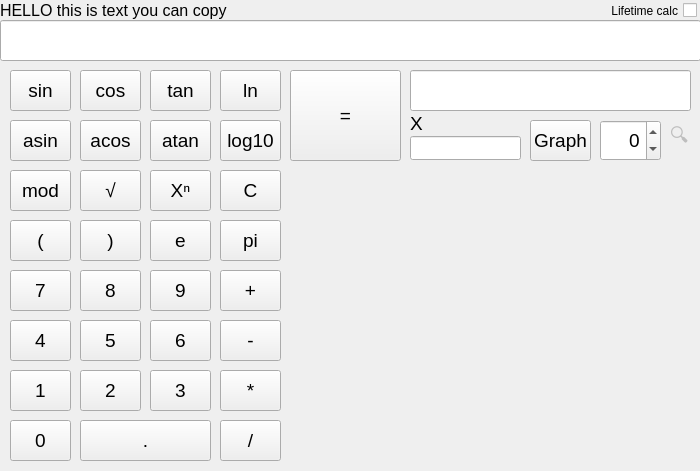
<?xml version="1.0" encoding="UTF-8"?>
<ui version="4.0">
 <class>SmartCalc</class>
 <widget class="SmartCalc" name="SmartCalc">
  <property name="geometry">
   <rect>
    <x>0</x>
    <y>0</y>
    <width>700</width>
    <height>471</height>
   </rect>
  </property>
  <property name="sizePolicy">
   <sizepolicy hsizetype="Preferred" vsizetype="Preferred">
    <horstretch>0</horstretch>
    <verstretch>0</verstretch>
   </sizepolicy>
  </property>
  <property name="minimumSize">
   <size>
    <width>700</width>
    <height>371</height>
   </size>
  </property>
  <property name="font">
   <font>
    <pointsize>14</pointsize>
   </font>
  </property>
  <property name="SmartCalc" stdset="0">
   <string>MainWindow</string>
  </property>
  <widget class="QWidget" name="centralwidget" native="true">
   <property name="geometry">
    <rect>
     <x>0</x>
     <y>0</y>
     <width>701</width>
     <height>461</height>
    </rect>
   </property>
   <property name="sizePolicy">
    <sizepolicy hsizetype="Fixed" vsizetype="Fixed">
     <horstretch>0</horstretch>
     <verstretch>0</verstretch>
    </sizepolicy>
   </property>
   <widget class="QLineEdit" name="lineEdit_expression">
    <property name="geometry">
     <rect>
      <x>0</x>
      <y>20</y>
      <width>701</width>
      <height>41</height>
     </rect>
    </property>
    <property name="inputMethodHints">
     <set>Qt::ImhNone</set>
    </property>
   </widget>
   <widget class="QPushButton" name="pushButton_D_7">
    <property name="geometry">
     <rect>
      <x>10</x>
      <y>270</y>
      <width>61</width>
      <height>41</height>
     </rect>
    </property>
    <property name="text">
     <string>7</string>
    </property>
   </widget>
   <widget class="QLineEdit" name="lineEdit_answer">
    <property name="enabled">
     <bool>true</bool>
    </property>
    <property name="geometry">
     <rect>
      <x>410</x>
      <y>70</y>
      <width>281</width>
      <height>41</height>
     </rect>
    </property>
    <property name="alignment">
     <set>Qt::AlignRight|Qt::AlignTrailing|Qt::AlignVCenter</set>
    </property>
    <property name="readOnly">
     <bool>true</bool>
    </property>
   </widget>
   <widget class="QPushButton" name="pushButton_D_8">
    <property name="geometry">
     <rect>
      <x>80</x>
      <y>270</y>
      <width>61</width>
      <height>41</height>
     </rect>
    </property>
    <property name="text">
     <string>8</string>
    </property>
   </widget>
   <widget class="QPushButton" name="pushButton_D_9">
    <property name="geometry">
     <rect>
      <x>150</x>
      <y>270</y>
      <width>61</width>
      <height>41</height>
     </rect>
    </property>
    <property name="text">
     <string>9</string>
    </property>
   </widget>
   <widget class="QPushButton" name="pushButton_M_2sqrt">
    <property name="geometry">
     <rect>
      <x>80</x>
      <y>170</y>
      <width>61</width>
      <height>41</height>
     </rect>
    </property>
    <property name="text">
     <string>√</string>
    </property>
   </widget>
   <widget class="QPushButton" name="pushButton_M_div">
    <property name="geometry">
     <rect>
      <x>220</x>
      <y>420</y>
      <width>61</width>
      <height>41</height>
     </rect>
    </property>
    <property name="text">
     <string>/</string>
    </property>
   </widget>
   <widget class="QPushButton" name="pushButton_D_6">
    <property name="geometry">
     <rect>
      <x>150</x>
      <y>320</y>
      <width>61</width>
      <height>41</height>
     </rect>
    </property>
    <property name="text">
     <string>6</string>
    </property>
   </widget>
   <widget class="QPushButton" name="pushButton_M_mul">
    <property name="geometry">
     <rect>
      <x>220</x>
      <y>370</y>
      <width>61</width>
      <height>41</height>
     </rect>
    </property>
    <property name="text">
     <string>*</string>
    </property>
   </widget>
   <widget class="QPushButton" name="pushButton_M_pow">
    <property name="geometry">
     <rect>
      <x>150</x>
      <y>170</y>
      <width>61</width>
      <height>41</height>
     </rect>
    </property>
    <property name="text">
     <string>Xⁿ</string>
    </property>
   </widget>
   <widget class="QPushButton" name="pushButton_D_5">
    <property name="geometry">
     <rect>
      <x>80</x>
      <y>320</y>
      <width>61</width>
      <height>41</height>
     </rect>
    </property>
    <property name="text">
     <string>5</string>
    </property>
   </widget>
   <widget class="QPushButton" name="pushButton_D_4">
    <property name="geometry">
     <rect>
      <x>10</x>
      <y>320</y>
      <width>61</width>
      <height>41</height>
     </rect>
    </property>
    <property name="text">
     <string>4</string>
    </property>
   </widget>
   <widget class="QPushButton" name="pushButton_D_3">
    <property name="geometry">
     <rect>
      <x>150</x>
      <y>370</y>
      <width>61</width>
      <height>41</height>
     </rect>
    </property>
    <property name="text">
     <string>3</string>
    </property>
   </widget>
   <widget class="QPushButton" name="pushButton_M_add">
    <property name="geometry">
     <rect>
      <x>220</x>
      <y>270</y>
      <width>61</width>
      <height>41</height>
     </rect>
    </property>
    <property name="text">
     <string>+</string>
    </property>
   </widget>
   <widget class="QPushButton" name="pushButton_M_sub">
    <property name="geometry">
     <rect>
      <x>220</x>
      <y>320</y>
      <width>61</width>
      <height>41</height>
     </rect>
    </property>
    <property name="text">
     <string>-</string>
    </property>
   </widget>
   <widget class="QPushButton" name="pushButton_D_0">
    <property name="geometry">
     <rect>
      <x>10</x>
      <y>420</y>
      <width>61</width>
      <height>41</height>
     </rect>
    </property>
    <property name="text">
     <string>0</string>
    </property>
   </widget>
   <widget class="QPushButton" name="pushButton_D_2">
    <property name="geometry">
     <rect>
      <x>80</x>
      <y>370</y>
      <width>61</width>
      <height>41</height>
     </rect>
    </property>
    <property name="text">
     <string>2</string>
    </property>
   </widget>
   <widget class="QPushButton" name="pushButton_M_mod">
    <property name="geometry">
     <rect>
      <x>10</x>
      <y>170</y>
      <width>61</width>
      <height>41</height>
     </rect>
    </property>
    <property name="text">
     <string>mod</string>
    </property>
   </widget>
   <widget class="QPushButton" name="pushButton_D_1">
    <property name="geometry">
     <rect>
      <x>10</x>
      <y>370</y>
      <width>61</width>
      <height>41</height>
     </rect>
    </property>
    <property name="text">
     <string>1</string>
    </property>
   </widget>
   <widget class="QPushButton" name="pushButton_bracket_c">
    <property name="geometry">
     <rect>
      <x>80</x>
      <y>220</y>
      <width>61</width>
      <height>41</height>
     </rect>
    </property>
    <property name="text">
     <string>)</string>
    </property>
   </widget>
   <widget class="QPushButton" name="pushButton_constant_e">
    <property name="geometry">
     <rect>
      <x>150</x>
      <y>220</y>
      <width>61</width>
      <height>41</height>
     </rect>
    </property>
    <property name="text">
     <string>e</string>
    </property>
   </widget>
   <widget class="QPushButton" name="pushButton_bracket_o">
    <property name="geometry">
     <rect>
      <x>10</x>
      <y>220</y>
      <width>61</width>
      <height>41</height>
     </rect>
    </property>
    <property name="text">
     <string>(</string>
    </property>
   </widget>
   <widget class="QPushButton" name="pushButton_constant_pi">
    <property name="geometry">
     <rect>
      <x>220</x>
      <y>220</y>
      <width>61</width>
      <height>41</height>
     </rect>
    </property>
    <property name="text">
     <string>pi</string>
    </property>
   </widget>
   <widget class="QPushButton" name="pushButton_E_clean">
    <property name="geometry">
     <rect>
      <x>220</x>
      <y>170</y>
      <width>61</width>
      <height>41</height>
     </rect>
    </property>
    <property name="text">
     <string>C</string>
    </property>
   </widget>
   <widget class="QPushButton" name="pushButton_E_calc">
    <property name="geometry">
     <rect>
      <x>290</x>
      <y>70</y>
      <width>111</width>
      <height>91</height>
     </rect>
    </property>
    <property name="text">
     <string>=</string>
    </property>
   </widget>
   <widget class="QPushButton" name="pushButton_D_dot">
    <property name="geometry">
     <rect>
      <x>80</x>
      <y>420</y>
      <width>131</width>
      <height>41</height>
     </rect>
    </property>
    <property name="text">
     <string>.</string>
    </property>
   </widget>
   <widget class="QPushButton" name="pushButton_V_graph">
    <property name="geometry">
     <rect>
      <x>530</x>
      <y>120</y>
      <width>61</width>
      <height>41</height>
     </rect>
    </property>
    <property name="text">
     <string>Graph</string>
    </property>
   </widget>
   <widget class="QLineEdit" name="lineEdit_X_value">
    <property name="geometry">
     <rect>
      <x>410</x>
      <y>136</y>
      <width>111</width>
      <height>24</height>
     </rect>
    </property>
    <property name="inputMethodHints">
     <set>Qt::ImhPreferNumbers</set>
    </property>
    <property name="text">
     <string/>
    </property>
   </widget>
   <widget class="QSpinBox" name="spinBox_scale_range">
    <property name="geometry">
     <rect>
      <x>600</x>
      <y>120</y>
      <width>61</width>
      <height>41</height>
     </rect>
    </property>
    <property name="sizePolicy">
     <sizepolicy hsizetype="Minimum" vsizetype="Fixed">
      <horstretch>0</horstretch>
      <verstretch>0</verstretch>
     </sizepolicy>
    </property>
    <property name="alignment">
     <set>Qt::AlignRight|Qt::AlignTrailing|Qt::AlignVCenter</set>
    </property>
    <property name="minimum">
     <number>-100</number>
    </property>
    <property name="maximum">
     <number>100</number>
    </property>
   </widget>
   <widget class="QLineEdit" name="lineEdit_text_scale">
    <property name="enabled">
     <bool>false</bool>
    </property>
    <property name="geometry">
     <rect>
      <x>670</x>
      <y>120</y>
      <width>21</width>
      <height>41</height>
     </rect>
    </property>
    <property name="text">
     <string>🔍</string>
    </property>
    <property name="frame">
     <bool>false</bool>
    </property>
    <property name="alignment">
     <set>Qt::AlignCenter</set>
    </property>
    <property name="readOnly">
     <bool>true</bool>
    </property>
   </widget>
   <widget class="QLabel" name="label_text_X">
    <property name="geometry">
     <rect>
      <x>410</x>
      <y>113</y>
      <width>111</width>
      <height>21</height>
     </rect>
    </property>
    <property name="text">
     <string>X</string>
    </property>
   </widget>
   <widget class="QLabel" name="lineEdit_infotext">
    <property name="geometry">
     <rect>
      <x>0</x>
      <y>0</y>
      <width>601</width>
      <height>21</height>
     </rect>
    </property>
    <property name="font">
     <font>
      <pointsize>12</pointsize>
     </font>
    </property>
    <property name="text">
     <string>HELLO this is text you can copy</string>
    </property>
    <property name="textFormat">
     <enum>Qt::PlainText</enum>
    </property>
    <property name="margin">
     <number>0</number>
    </property>
    <property name="textInteractionFlags">
     <set>Qt::LinksAccessibleByMouse|Qt::TextSelectableByMouse</set>
    </property>
   </widget>
   <widget class="QCheckBox" name="checkBox_lifetime_calc">
    <property name="geometry">
     <rect>
      <x>605</x>
      <y>0</y>
      <width>92</width>
      <height>21</height>
     </rect>
    </property>
    <property name="font">
     <font>
      <pointsize>9</pointsize>
     </font>
    </property>
    <property name="layoutDirection">
     <enum>Qt::RightToLeft</enum>
    </property>
    <property name="text">
     <string>Lifetime calc</string>
    </property>
   </widget>
   <widget class="QPushButton" name="pushButton_M_log">
    <property name="geometry">
     <rect>
      <x>220</x>
      <y>120</y>
      <width>61</width>
      <height>41</height>
     </rect>
    </property>
    <property name="text">
     <string>log10</string>
    </property>
   </widget>
   <widget class="QPushButton" name="pushButton_M_atan">
    <property name="geometry">
     <rect>
      <x>150</x>
      <y>120</y>
      <width>61</width>
      <height>41</height>
     </rect>
    </property>
    <property name="text">
     <string>atan</string>
    </property>
   </widget>
   <widget class="QPushButton" name="pushButton_M_asin">
    <property name="geometry">
     <rect>
      <x>10</x>
      <y>120</y>
      <width>61</width>
      <height>41</height>
     </rect>
    </property>
    <property name="text">
     <string>asin</string>
    </property>
   </widget>
   <widget class="QPushButton" name="pushButton_M_cos">
    <property name="geometry">
     <rect>
      <x>80</x>
      <y>70</y>
      <width>61</width>
      <height>41</height>
     </rect>
    </property>
    <property name="text">
     <string>cos</string>
    </property>
   </widget>
   <widget class="QPushButton" name="pushButton_M_acos">
    <property name="geometry">
     <rect>
      <x>80</x>
      <y>120</y>
      <width>61</width>
      <height>41</height>
     </rect>
    </property>
    <property name="text">
     <string>acos</string>
    </property>
   </widget>
   <widget class="QPushButton" name="pushButton_M_ln">
    <property name="geometry">
     <rect>
      <x>220</x>
      <y>70</y>
      <width>61</width>
      <height>41</height>
     </rect>
    </property>
    <property name="text">
     <string>ln</string>
    </property>
   </widget>
   <widget class="QPushButton" name="pushButton_M_tan">
    <property name="geometry">
     <rect>
      <x>150</x>
      <y>70</y>
      <width>61</width>
      <height>41</height>
     </rect>
    </property>
    <property name="text">
     <string>tan</string>
    </property>
   </widget>
   <widget class="QPushButton" name="pushButton_M_sin">
    <property name="geometry">
     <rect>
      <x>10</x>
      <y>70</y>
      <width>61</width>
      <height>41</height>
     </rect>
    </property>
    <property name="text">
     <string>sin</string>
    </property>
   </widget>
   <widget class="QCustomPlot" name="widget" native="true">
    <property name="geometry">
     <rect>
      <x>290</x>
      <y>170</y>
      <width>401</width>
      <height>291</height>
     </rect>
    </property>
   </widget>
   <zorder>pushButton_D_7</zorder>
   <zorder>lineEdit_answer</zorder>
   <zorder>pushButton_D_8</zorder>
   <zorder>pushButton_D_9</zorder>
   <zorder>pushButton_M_2sqrt</zorder>
   <zorder>pushButton_M_div</zorder>
   <zorder>pushButton_D_6</zorder>
   <zorder>pushButton_M_mul</zorder>
   <zorder>pushButton_M_pow</zorder>
   <zorder>pushButton_D_5</zorder>
   <zorder>pushButton_D_4</zorder>
   <zorder>pushButton_D_3</zorder>
   <zorder>pushButton_M_add</zorder>
   <zorder>pushButton_M_sub</zorder>
   <zorder>pushButton_D_0</zorder>
   <zorder>pushButton_D_2</zorder>
   <zorder>pushButton_M_mod</zorder>
   <zorder>pushButton_D_1</zorder>
   <zorder>pushButton_bracket_c</zorder>
   <zorder>pushButton_constant_e</zorder>
   <zorder>pushButton_bracket_o</zorder>
   <zorder>pushButton_constant_pi</zorder>
   <zorder>pushButton_E_clean</zorder>
   <zorder>pushButton_E_calc</zorder>
   <zorder>pushButton_D_dot</zorder>
   <zorder>pushButton_V_graph</zorder>
   <zorder>lineEdit_X_value</zorder>
   <zorder>spinBox_scale_range</zorder>
   <zorder>lineEdit_text_scale</zorder>
   <zorder>label_text_X</zorder>
   <zorder>lineEdit_infotext</zorder>
   <zorder>checkBox_lifetime_calc</zorder>
   <zorder>pushButton_M_log</zorder>
   <zorder>pushButton_M_atan</zorder>
   <zorder>pushButton_M_asin</zorder>
   <zorder>pushButton_M_cos</zorder>
   <zorder>pushButton_M_acos</zorder>
   <zorder>pushButton_M_ln</zorder>
   <zorder>pushButton_M_tan</zorder>
   <zorder>pushButton_M_sin</zorder>
   <zorder>lineEdit_expression</zorder>
   <zorder>widget</zorder>
  </widget>
 </widget>
 <customwidgets>
  <customwidget>
   <class>SmartCalc</class>
   <extends>QWidget</extends>
   <header>smartcalc.h</header>
   <container>1</container>
  </customwidget>
  <customwidget>
   <class>QCustomPlot</class>
   <extends>QWidget</extends>
   <header>qcustomplot.h</header>
   <container>1</container>
  </customwidget>
 </customwidgets>
 <resources/>
 <connections/>
</ui>
